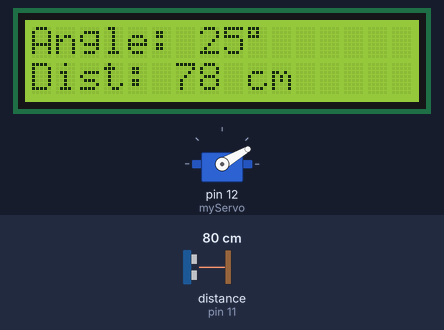
The sketch below on a simulated Arduino Uno, built with avr-gcc and run on an emulated ATmega328P. On the bench: servo, 16×2 character LCD. Wiring (inferred from the names in the program): ultrasonic range finder: trigger pin 10; echo pin 11. The test bench sets the inputs (shaded band); at power-on: distance to the obstacle (sensor on pin 11) 80 cm. The echo pulse lasts 58.3 µs per cm; what the sketch prints to the serial monitor is not drawn.

Above: at 3.2 s.
3.3 s: distance to the obstacle (sensor on pin 11) set to 2 cm
At 3.58 s:
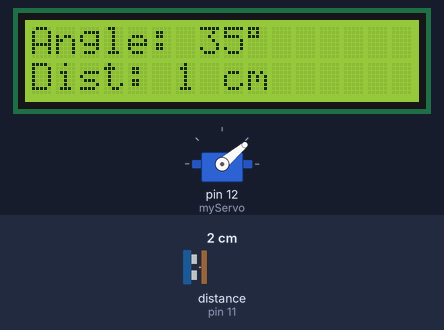
5.4 s: distance to the obstacle (sensor on pin 11) set to 299 cm
At 5.65 s:
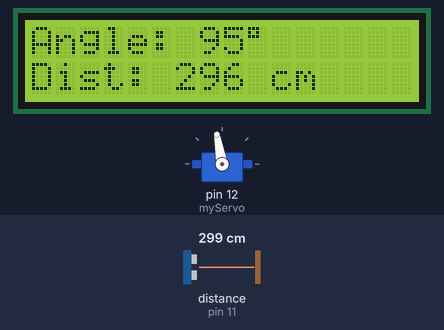
7.7 s: distance to the obstacle (sensor on pin 11) set to 4 cm
At 7.97 s:
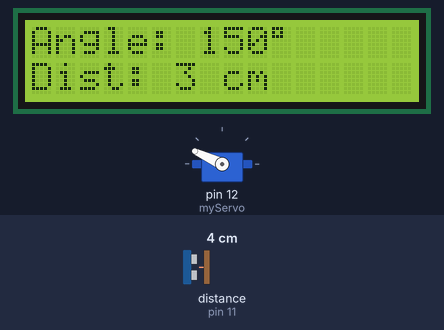
10.0 s: distance to the obstacle (sensor on pin 11) set to 35 cm
At 11.0 s:
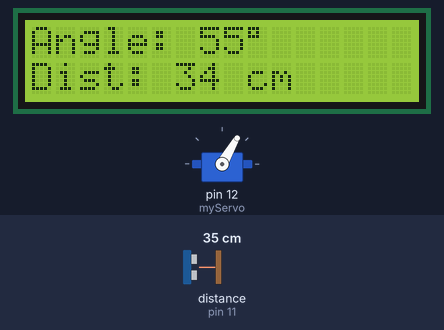
11.5 s: distance to the obstacle (sensor on pin 11) set to 299 cm
At 11.76 s:
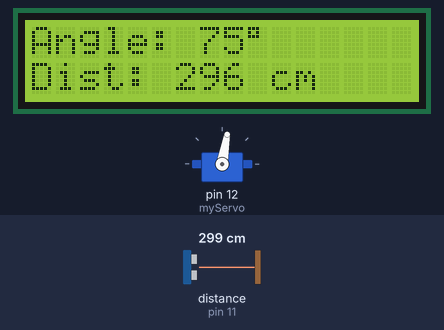
14.5 s: distance to the obstacle (sensor on pin 11) set to 2 cm
At 15.1 s:
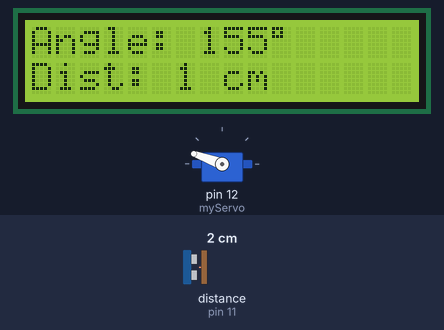
Timing chart, 0 to 18.5 s (numbered marks = the images above; inputs shaded):
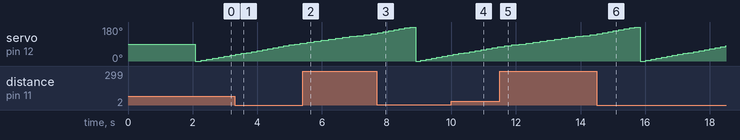

The sketch:

code37.ino
```cpp
#include <Servo.h>
#include <Wire.h>
#include <LiquidCrystal_I2C.h>

LiquidCrystal_I2C lcd(0x27, 16, 2);
Servo myServo;

const int trigPin = 10;
const int echoPin = 11;
long duration;

void setup() {
  pinMode(trigPin, OUTPUT);
  pinMode(echoPin, INPUT);
  Serial.begin(9600);
  myServo.attach(12);
  lcd.init();
  lcd.backlight();
  lcd.clear();
  lcd.print("Median Filter");
  delay(2000);
  lcd.clear();
}

void loop() {
  for (int angle = 0; angle <= 180; angle += 5) {
    myServo.write(angle);
    delay(100);

    int d = medianDistance();

    lcd.clear();
    lcd.setCursor(0, 0);
    lcd.print("Angle: ");
    lcd.print(angle);
    lcd.print((char)223);

    lcd.setCursor(0, 1);
    lcd.print("Dist: ");
    lcd.print(d);
    lcd.print(" cm");

    Serial.print("Angle: ");
    Serial.print(angle);
    Serial.print(" | Distance: ");
    Serial.println(d);
  }
}

int getDistance() {
  digitalWrite(trigPin, LOW); delayMicroseconds(2);
  digitalWrite(trigPin, HIGH); delayMicroseconds(10);
  digitalWrite(trigPin, LOW);
  duration = pulseIn(echoPin, HIGH, 30000);
  if (duration == 0) return 0;
  return duration * 0.034 / 2;
}

int medianDistance() {
  int a = getDistance();
  delay(20);
  int b = getDistance();
  delay(20);
  int c = getDistance();

  if ((a <= b && b <= c) || (c <= b && b <= a)) return b;
  else if ((b <= a && a <= c) || (c <= a && a <= b)) return a;
  else return c;
}
```
